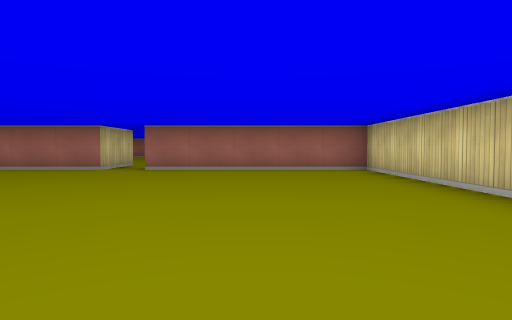
[1] (above)

15 first-person views from a walk through a cub3D maze. The camera is about half as high as the walls, tilts 2° down and sees 75° across. The floor is counted in squares. Each view is taken from the middle of a square. On the plan, view 1 faces up. The plan holds only what a view shows up to about 9 squares ahead; the rest is blank.

[2]
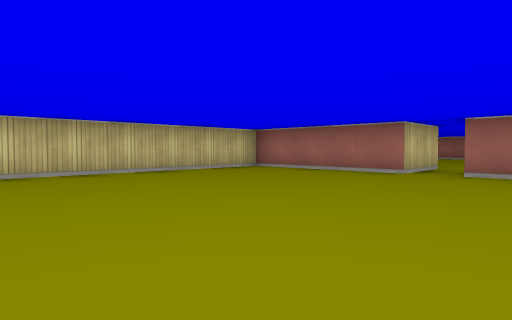

[3]
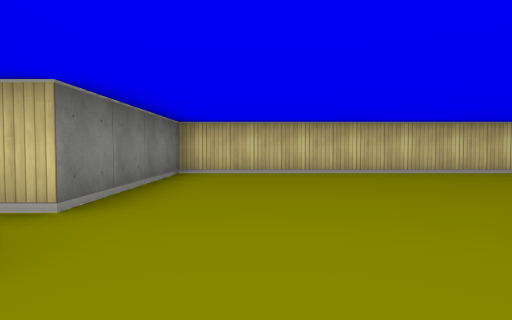

[4]
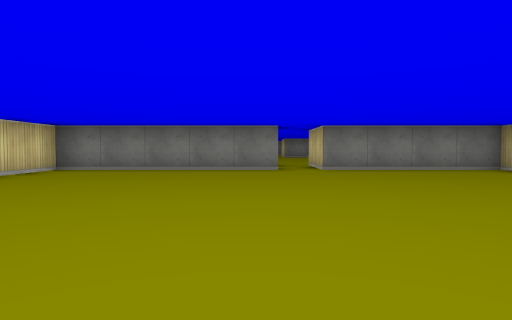

[5]
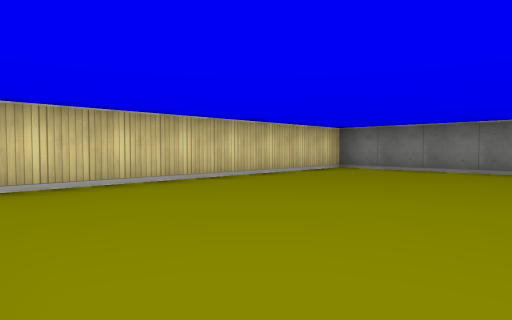

[6]
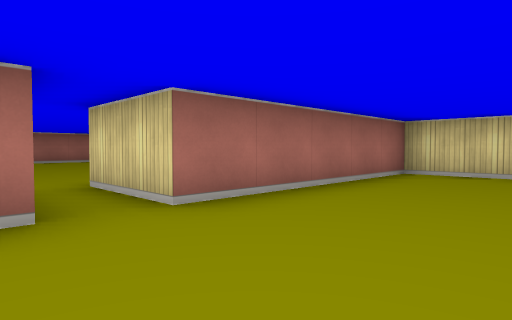

[7]
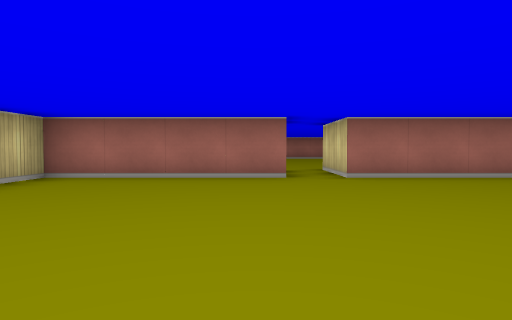

[8]
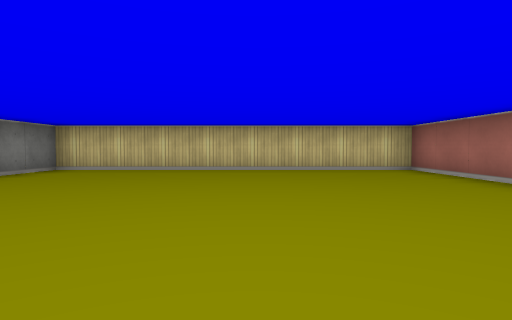

[9]
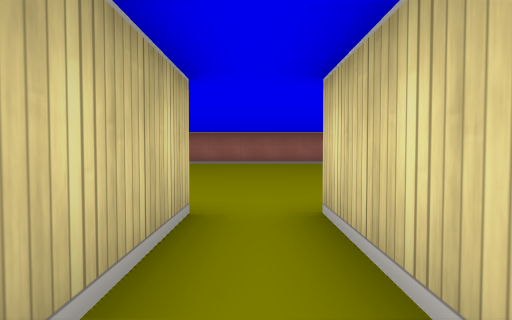

[10]
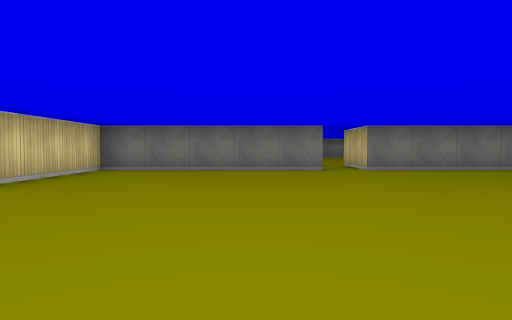

[11]
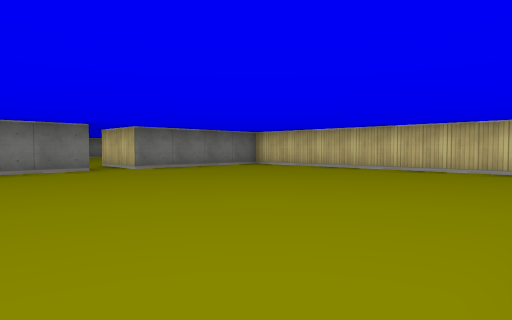

[12]
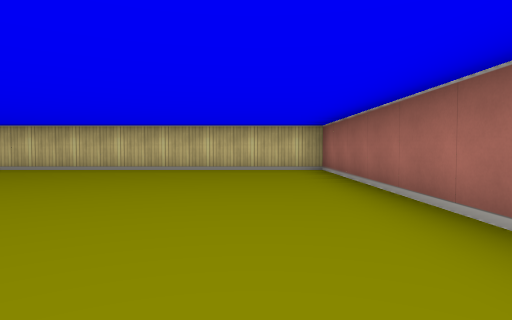

[13]
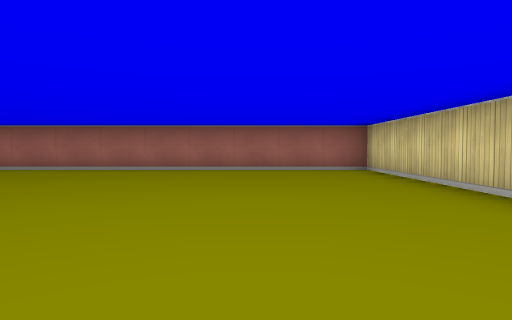

[14]
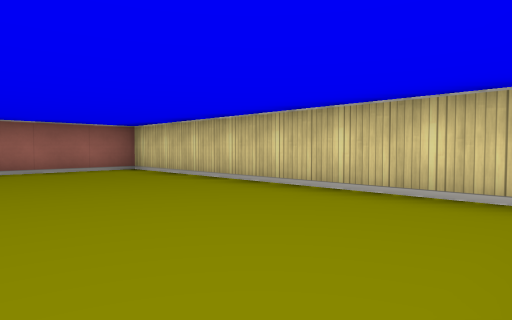

[15]
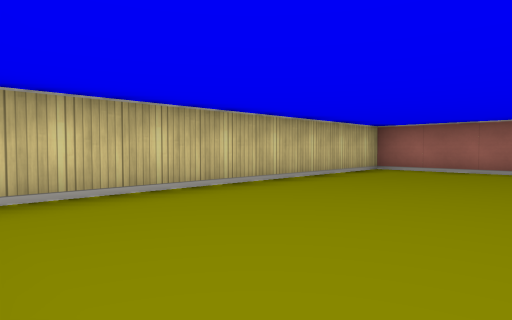

### Floor plan
Ten units are one square. View 1 is at (0, 0); x grows to the right and y downward. Boxes are objects, and circles mark ways between rooms. Rooms are numbered by the first view taken in them; rooms with no view inside come last. Other rooms are left out.
<svg viewBox="-80 -180 110 205">
<path fill="none" stroke="#000" d="M-26 5 25 5 25 -75 -25 -75M-35 -75 -75 -75 -75 5 -35 5 -35 20M-68 -95 -35 -95 -35 -75M-25 -75 -25 -95 25 -95 25 -175 -75 -175 -75 -102"/>
<circle cx="-30" cy="-85" r="3" fill="#2a7"/>
<text x="-30" y="-30">1</text>
<text x="-30" y="-130">2</text>
</svg>
Room 1 opens to room 2.

Where each view was taken, in squares from view 1:
view 1: 0 up, 0 right, facing up
view 2: 1 up, 1 left, facing up-left
view 3: 1 up, 1 left, facing left
view 4: 7 up, 2 left, facing down
view 5: 7 up, 2 left, facing down-right
view 6: 5 up, 4 left, facing up-right
view 7: 2 up, 4 left, facing up
view 8: 4 up, 0 right, facing left
view 9: 7 up, 3 left, facing up
view 10: 17 up, 1 left, facing down
view 11: 17 up, 0 right, facing down-left
view 12: 16 up, 0 right, facing left
view 13: 10 up, 0 right, facing up
view 14: 10 up, 1 left, facing up-right
view 15: 10 up, 4 left, facing up-left
